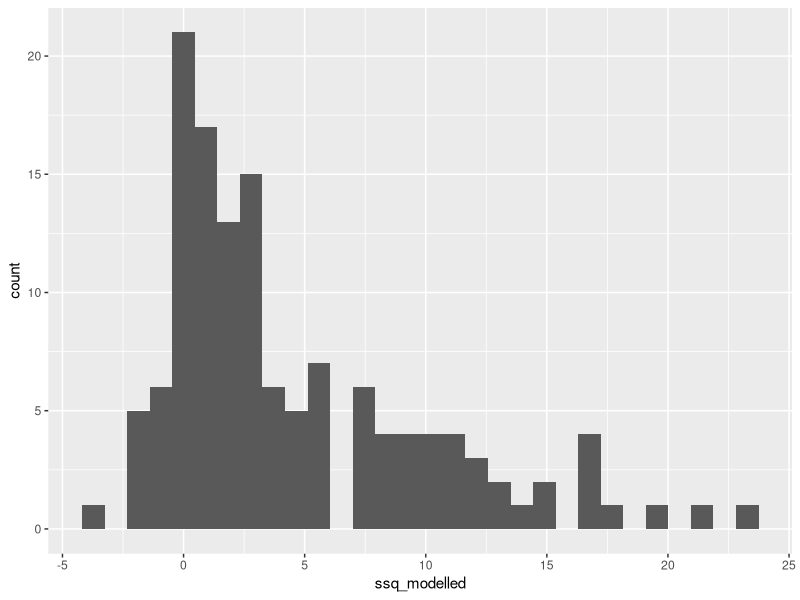
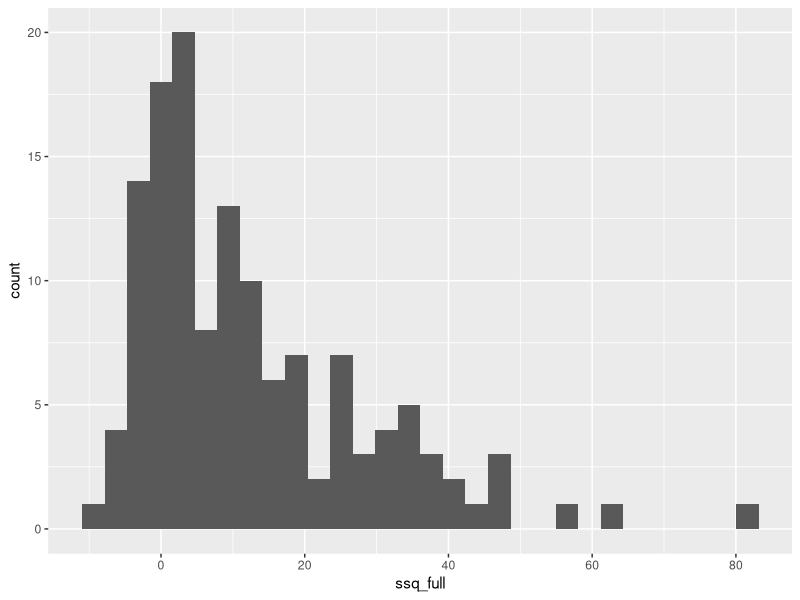
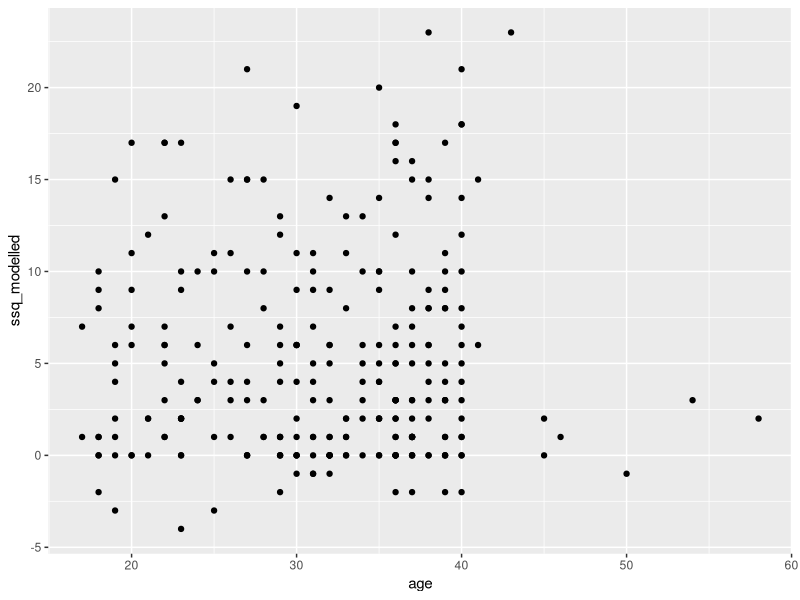
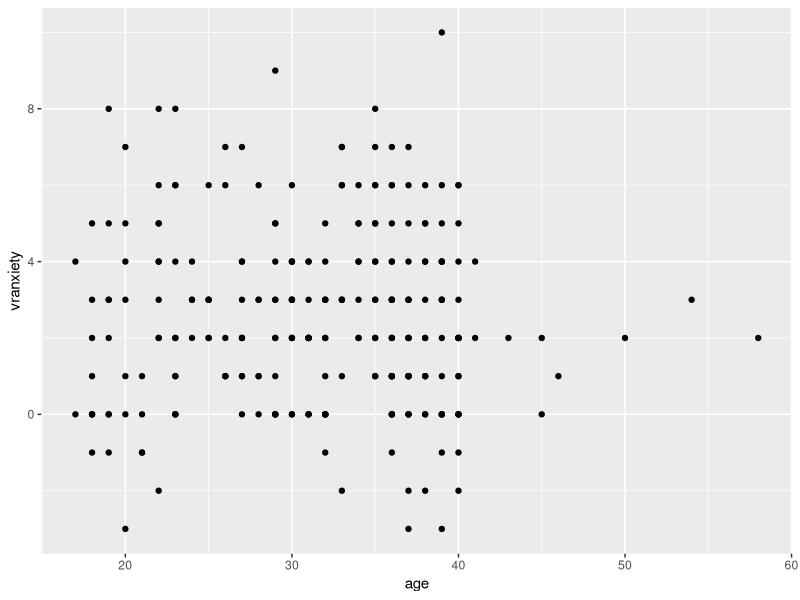

Generate these figures, in order, with R:
## ---- chunk 1
library(readxl)
variables = read_excel("all_data.xlsx", sheet = 1)
exp1 = read_excel("all_data.xlsx", sheet = 2)
exp2 = read_excel("all_data.xlsx", sheet = 3)
exp3 = read_excel("all_data.xlsx", sheet = 4)
pooled_data = read_excel("all_data.xlsx", sheet = 5)
## ---- chunk 2
summary(exp1)
exp1$ssq_modelled

## ---- chunk 3
library(tidyverse)
ggplot(exp1, aes(x=ssq_modelled)) + geom_histogram()
ggplot(exp1, aes(x=ssq_full)) + geom_histogram()

## ---- chunk 4
no_sm_polled = filter(pooled_data, sm == "NO_SM")
sm_polled = filter(pooled_data, sm == "SM_I" | sm == "SM_C")

## ---- chunk 5
ggplot(sm_polled, aes(x=age)) + 
  geom_point(aes(y=ssq_modelled)) 

ggplot(sm_polled, aes(x=age)) + 
  geom_point(aes(y=vranxiety))

